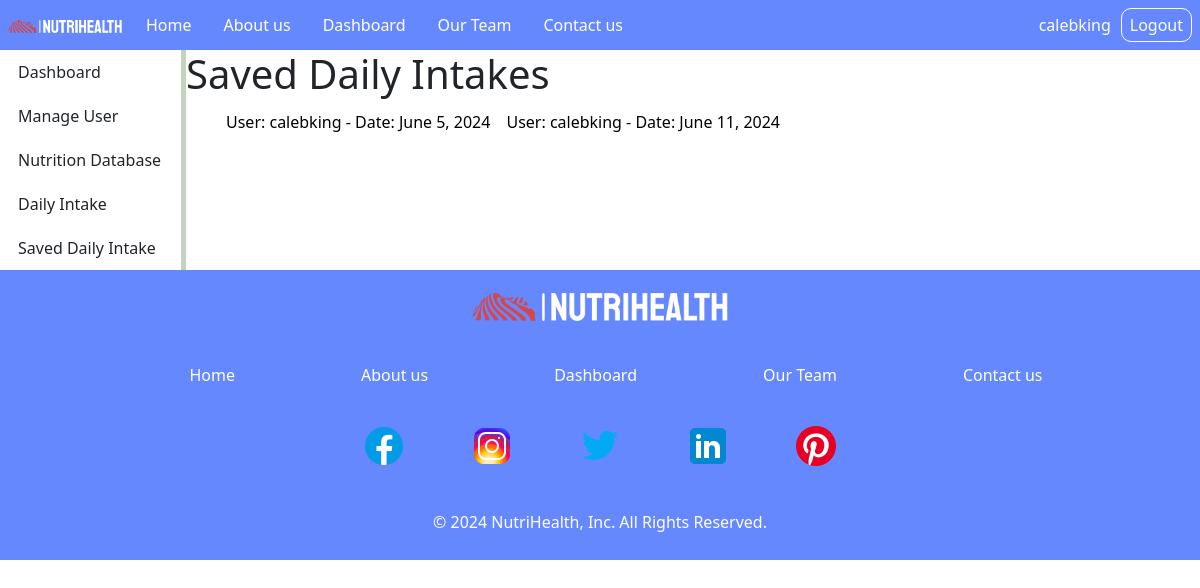
The page /saved_daily_intake (signed in) on the database its author committed.
### NutritionApp/models.py (models this page shows)
class DailyIntake(models.Model):
    user = models.ForeignKey(User, on_delete=models.CASCADE)
    date = models.DateField(auto_now_add=True)

### NutritionApp/views.py (the view)
# urls.py: path('saved_daily_intake', views.saved_daily_intake, name='saved_daily_intake'), # Saved Daily Intake Page
def saved_daily_intake(request):
    user = request.user
    saved_intakes = DailyIntake.objects.filter(user=user)
    context = {
        'saved_intakes': saved_intakes,
    }
    return render(request, 'main/saved_daily_intake.html', context)

### NutritionApp/templates/main/saved_daily_intake.html
{% extends 'main/base.html' %}
{% block content %}
<div class="dasboard-container">
    <div class="side-nav">
        <a class="nav-link side-link" href="{% url 'dashboard' %}">Dashboard</a>
        <a class="nav-link side-link" href="/user-information/{{ user.id }}/">Manage User</a>
        <a class="nav-link side-link" href="{% url 'nutrition_database' %}">Nutrition Database</a>
        <a class="nav-link side-link" href="{% url 'daily_intake' %}">Daily Intake</a>
        <a class="nav-link side-link" href="{% url 'saved_daily_intake' %}">Saved Daily Intake</a>
    </div>
    <div class="dashboard-main-container">
        <h1>Saved Daily Intakes</h1>
        <ul>
            <div class="save-items">
                {% for intake in saved_intakes %}
                <li>
                    <a href="{% url 'daily_intake_with_id' intake.pk %}">User: {{ intake.user }} - Date: {{ intake.date }}</a>
                </li>
                {% endfor %}
            </div>
        </ul>
    </div>
</div>
{% endblock %}

### NutritionApp/templates/main/base.html (shortened to what this page needs)
{% load static %}
<!DOCTYPE html>
<html lang="en">
<head>
    <link rel="stylesheet" , href="{% static 'css/style.css' %}">
    <link rel="stylesheet" , href="{% static 'css/bootstrap.css' %}">
    <link rel="stylesheet" href="https://cdnjs.cloudflare.com/ajax/libs/font-awesome/4.7.0/css/font-awesome.min.css">
    <link rel="stylesheet" href="https://cdnjs.cloudflare.com/ajax/libs/font-awesome/4.7.0/css/font-awesome.min.css">
</head>
<body>
<nav class="header-nav">
    <ul>
        <div class="nav-logo"> <a class="nav-link" href="{% url 'home' %}"><img src="/media/logo/nutrihealth-logo.png" alt="logo"></a> </div>
        <li><a class="nav-link" href="{% url 'home' %}">Home</a></li>
        <li><a class="nav-link" href="{% url 'about' %}">About us</a></li>
        <li>
            {% if user.is_authenticated %}
                <a class="nav-link" href="{% url 'dashboard' %}">Dashboard</a>
            {% else %}
                <a class="nav-link" href="{% url 'login' %}">Dashboard</a>
            {% endif %}
        </li>
        <li><a class="nav-link" href="{% url 'team' %}">Our Team</a></li>
        <li><a class="nav-link" href="/contact-us">Contact us</a></li>
    </ul>
    <div class="registration">
        <ul>
        {% if user.is_authenticated %}
            <li>
                <li class="username-txt">{{user.username}}</li>
                <form action="{% url 'logout' %}" method="post">
                <button class="btn-sign-out" type="submit">Logout</button>
                </form>
            </li>
        {% else%}
            <li><a class="nav-link" href="{% url 'login' %}">Login</a></li>
            <li><a class="nav-link sign-up" href="/register">Sign Up</a></li>
        {% endif %}
        </ul>
    </div>
</nav>
    {% block content %}
    {% endblock %}
<footer>
    <div class="footer-logo-container">
        <a class="nav-link" href="{% url 'home' %}"><img src="/media/logo/nutrihealth-logo.png" alt="logo"></a>
    </div>
    <div class="footer-nav-container">
        <nav class="footer-nav">
            <ul>
                <li><a class="footer-link" href="{% url 'home' %}">Home</a></li>
                <li><a class="footer-link" href="{% url 'about' %}">About us</a></li>
                <li><a class="footer-link" href="{% url 'login' %}">Dashboard</a></li>
                <li><a class="footer-link" href="{% url 'team' %}">Our Team</a></li>
                <li><a class="footer-link" href="/contact-us">Contact us</a></li>
            </ul>
        </nav>
    </div>
    <div class="footer-social-container">
        <div class="social-item">
            <a href="{% url 'home' %}">
                <img src="/media/social/facebook.png" alt="Facebook">
            </a>
        </div>
        <div class="social-item">
            <a href="{% url 'home' %}">
                <img src="/media/social/instagram.png" alt="Instagram">
            </a>
        </div>
        <div class="social-item">
            <a href="{% url 'home' %}">
                <img src="/media/social/twitter.png" alt="Twitter">
            </a>
        </div>
        <div class="social-item">
            <a href="{% url 'home' %}">
                <img src="/media/social/linkedin.png" alt="linkedin">
            </a>
        </div>
        <div class="social-item">
            <a href="{% url 'home' %}">
                <img src="/media/social/pinterest.png" alt="Pinterest">
            </a>
        </div>
    </div>
   <p>© 2024 NutriHealth, Inc. All Rights Reserved.</p>
</footer>
</body>
</html>

### NutritionApp/static/css/style.css (style rules this page uses)
* { margin: 0px; padding: 0px; }
.header-nav ul { list-style-type: none; margin: 0; padding: 0; overflow: hidden; display: flex; align-items: center; }
ul { list-style-type: none; margin: 0; padding: 0; overflow: hidden; }
li { float: left; }
li a { display: block !important; color: white !important; text-align: center !important; padding: 4px 8px !important; text-decoration: none !important; }
.nav-link { margin: 0px 8px; }
.nav-logo { width: 130px; }
.nav-logo img { width: 100%; height: 100%; }
.header-nav { height: 50px; display: flex; align-items: center; background-color: #68f; justify-content: space-between; }
.registration { float: right; display: flex; align-items: center; }
.username-txt { color: #fff; padding-right: 10px; }
.btn-sign-out { color: #fff !important; background: none; border: 1px solid #fff; border-radius: 10px; padding: 4px 8px; margin-right: 8px; }
footer { display: flex !important; flex-direction: column; justify-content: center; align-items: center; background-color: #68f; padding: 10px; color: #fff; }
.footer-logo-container { width: 272px; height: 54px; margin-bottom: 25px; display: flex; align-items: center; justify-content: center; }
.footer-logo-container img { width: 100%; height: 100%; }
.footer-nav-container { margin-bottom: 5px; }
.footer-link { margin: 0px 55px; transition: none; }
.footer-social-container { display: flex; gap: 40px; margin-bottom: 30px; }
.social-item { padding: 10px; }
.dasboard-container { display: grid; grid-template-columns: 0.7fr 5fr; }
.side-nav { border-right: 5px solid #5e8f4f61; }
.side-link { padding: 10px !important; width: 165px; }
.save-items li a { color: #000 !important; }

### rows shown on the page
DailyIntake: user "calebking", date "June 5, 2024"
DailyIntake: user "calebking", date "June 11, 2024"

### other values the page prints
{{ user.username }} "calebking"
